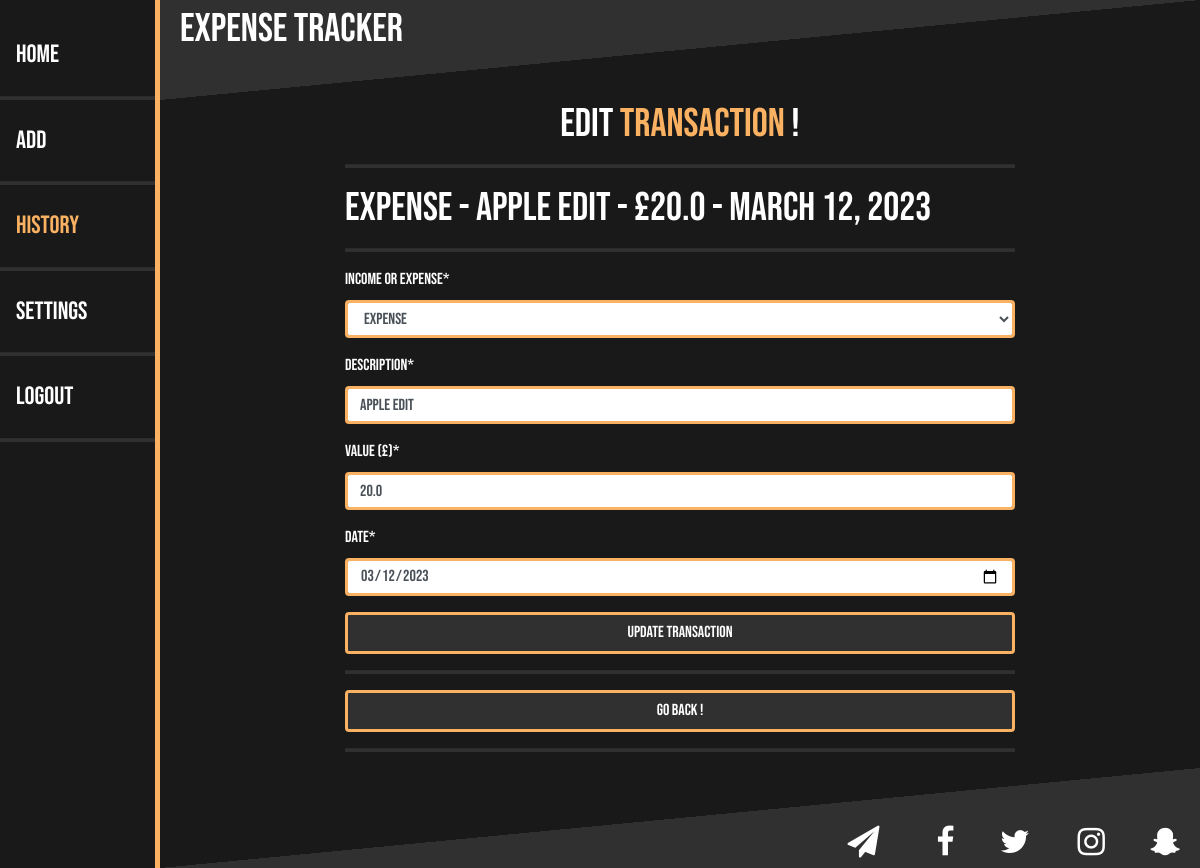
The page /editTransaction/167 on the database its author committed.
### main/models.py (models this page shows)
class IncomeExpense(models.Model):
    user = models.ForeignKey(User, on_delete = CASCADE, related_name = "user", null = True)
    typeIE = models.CharField(max_length = 10, choices = INCOME_EXPENSE_CHOICES)
    description = models.CharField(max_length = 20)
    value = models.FloatField()
    date = models.DateField()
    def __str__(self):
        return self.description

### main/views.py (the view)
# urls.py: path("editTransaction/<itemID>", views.editTransaction, name = "editTransaction"),
def editTransaction(response, itemID):
    try:
        item = IncomeExpense.objects.get(id = itemID)  # Get IncomeExpense Object Using itemID Passed In From Button Press.
        if response.method == "POST":
            form = forms.AddIncomeExpense(response.POST) # FORM: Get Data From The Submitted Form And Store It In A Variable.
            if form.is_valid(): # IS_VALID(): Check If The Form Is Valid. If The Form Has No Errors It Is Valid.
                typeIE = form.cleaned_data["typeIE"]
                description = form.cleaned_data["description"]
                value = form.cleaned_data["value"]
                value = round(value, 2)
                date = form.cleaned_data["date"]
                obj = IncomeExpense(id = itemID, user = response.user, typeIE = typeIE, description = description, value = value, date = date)  # UPDATE OBJECT: Update 'IncomeExpense' Object Using The Form Values.
                obj.save() # SAVE OBJECT: Save Object Into The Database.
                return HttpResponseRedirect("/editTransaction/"+itemID)  # Once The Object Has Been Deleted Remain On The Same Page 'history'.
        else:
            form = forms.AddIncomeExpense() # FORM: Instance Of The 'AddIncomeExpense' Form Stored In A Variable. This Will Be Passed Into The 'editTransaction' Template.
            form.initial["typeIE"] = item.typeIE # INITIAL VALUE: Set Initial Value Of The 'typeIE' Field.
            form.initial["description"] = item.description # INITIAL VALUE: Set Initial Value Of The 'description' Field.
            form.initial["value"] = item.value # INITIAL VALUE: Set Initial Value Of The 'value' Field.
            form.initial["date"] = item.date # INITIAL VALUE: Set Initial Value Of The 'date' Field.
    except IncomeExpense.DoesNotExist:
        raise Http404  # If IncomeExpense Does Not Exist Go To 404 Page (Page Not Found).
    context = {"item": item, "form": form}
    return render(response, "main/editTransaction.html", context)

### main/templates/main/editTransaction.html (shortened to what this page needs)
{% extends 'main/base.html' %}
{% load crispy_forms_filters %}
{% block sideBar %}
    <div class="sideNavigationBar">
        <a href="/home">Home</a>
        <hr style="height: 3px">
        <a href="/add">Add</a>
        <hr style="height: 3px">
        <a href="/history" style="color: #FAB162">History</a>
        <hr style="height: 3px">
        <a href="/settings">Settings</a>
        <hr style="height: 3px">
        <a href="/logout">Logout</a>
        <hr style="height: 3px">
    </div>
{% endblock %}
{% block content %}
    <h1 style="text-align: center; color: #FFFFFF">Edit <span style="color: #FAB162">Transaction</span> {{ user.first_name }} !</h1>
    <hr style="height:3px;">
    <form method = "POST" action = "" class="formColour" , style="font-family: abc,serif">
        <h1>{{ item.typeIE }} - {{ item.description }} - £{{ item.value }} - {{ item.date }}</h1>
        <hr style="height:3px;">
        {{ form|crispy }}
        <button style = "background-color: #303030; width: 100%; border-color: #FAB162; border-width: 3px;" type = "submit" name = "submitButton" class="btn btn-success"><span style='font-family: abc, sans-serif'>Update Transaction</span></button>
    </form>
    <hr style="height:3px;">
    <a style = "background-color: #303030; width: 100%; border-color: #FAB162; border-width: 3px;" href="/history" class="btn btn-success">Go Back !</a>
    <hr style="height:3px;">
{% endblock %}

### rows shown on the page
IncomeExpense: typeIE "EXPENSE", description "Apple EDIT", value "20.0", date "March 12, 2023", typeIE "Expense", date "03/12/2023"
